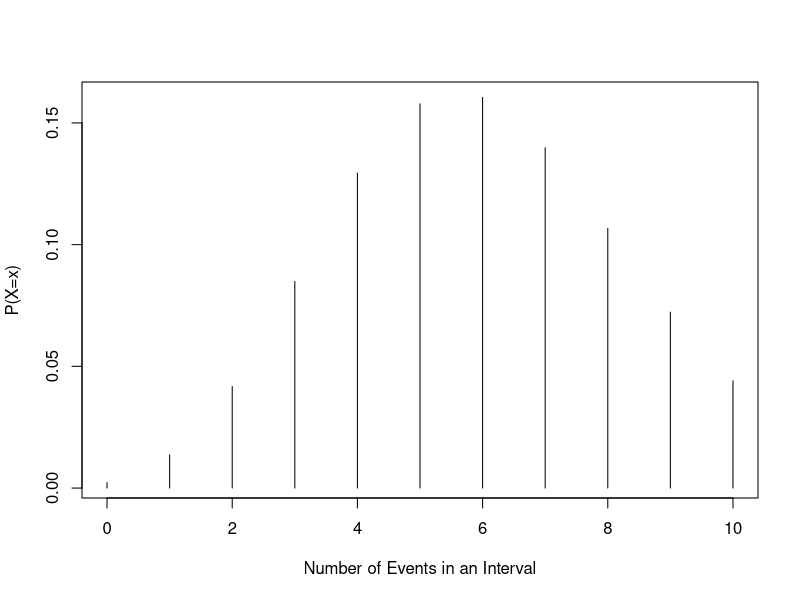
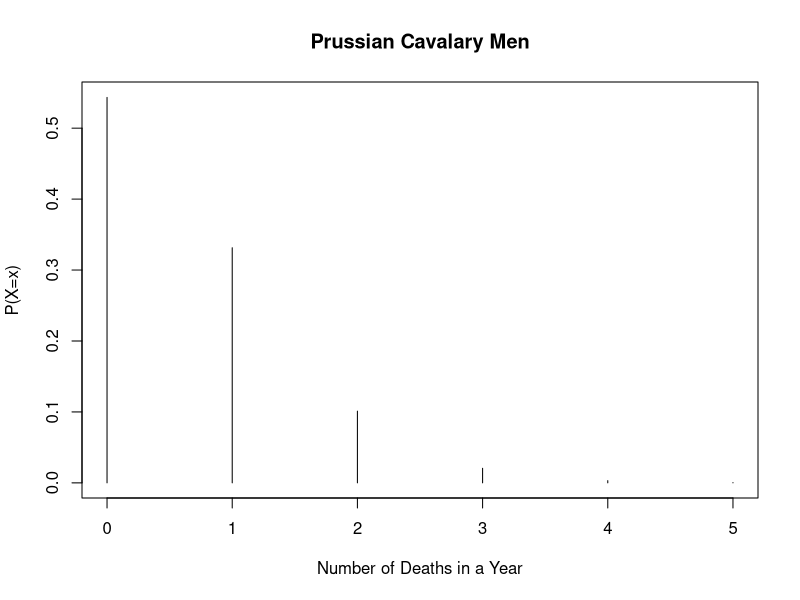
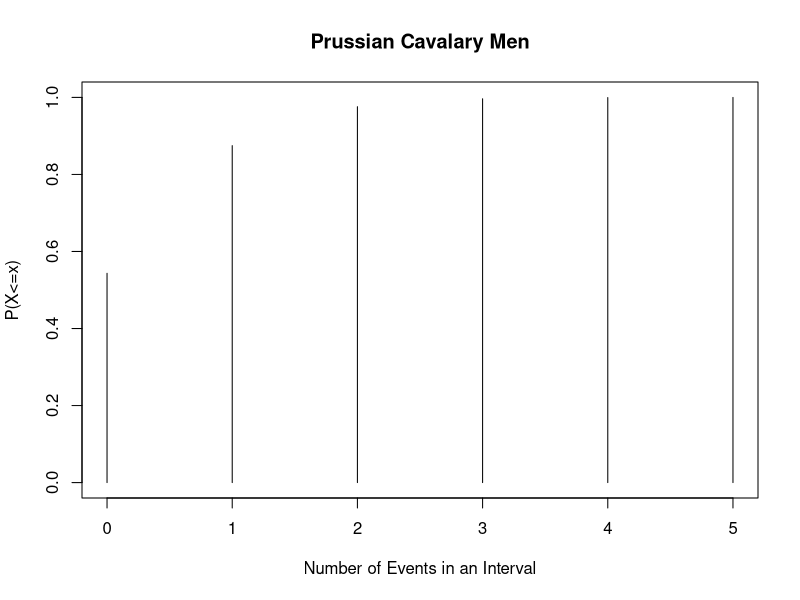
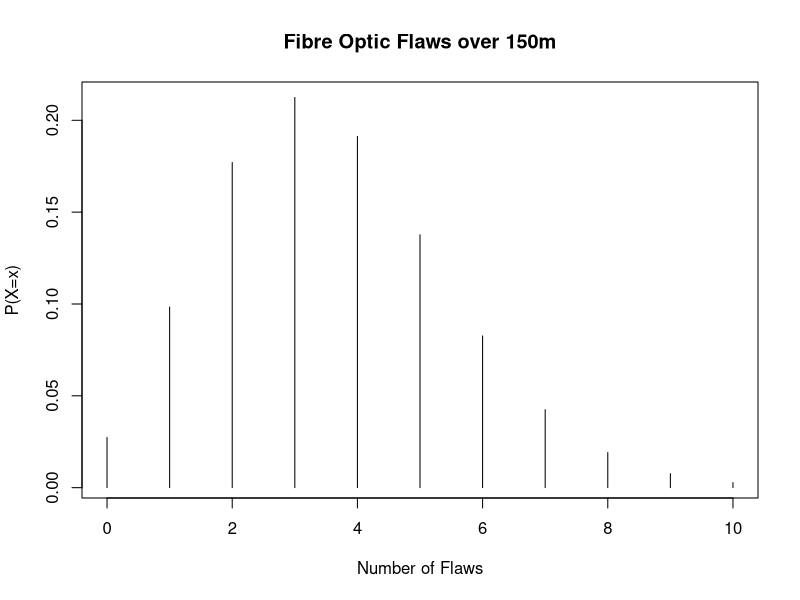
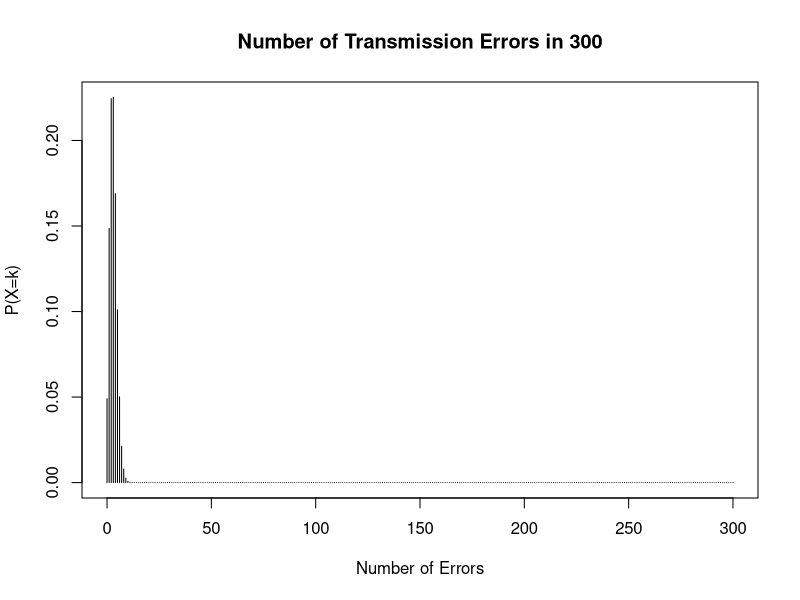
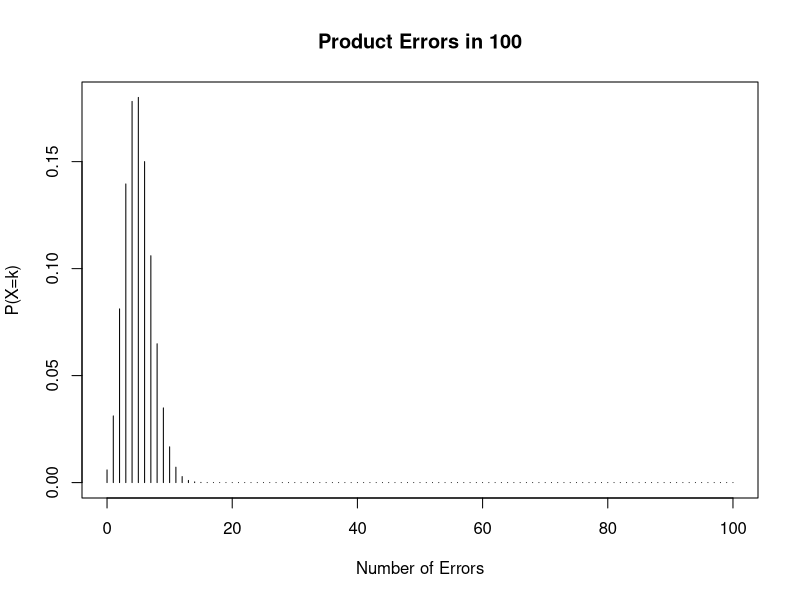
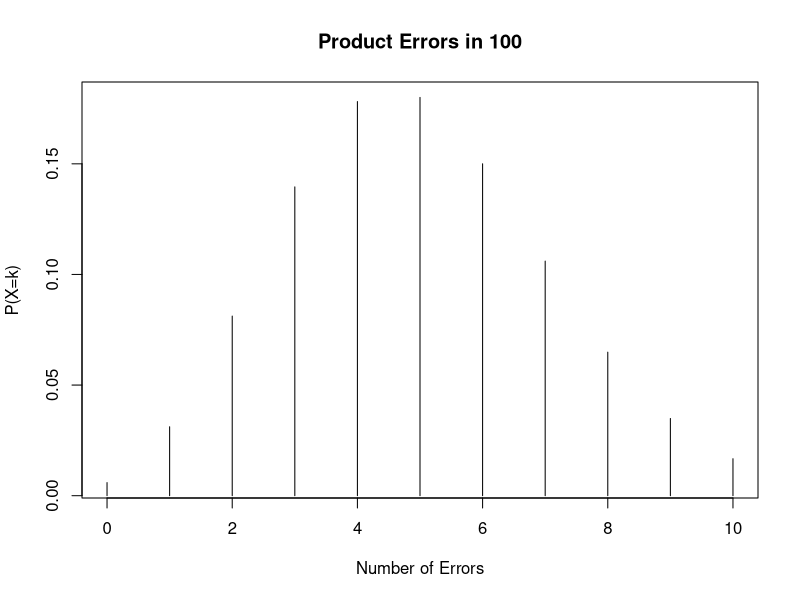
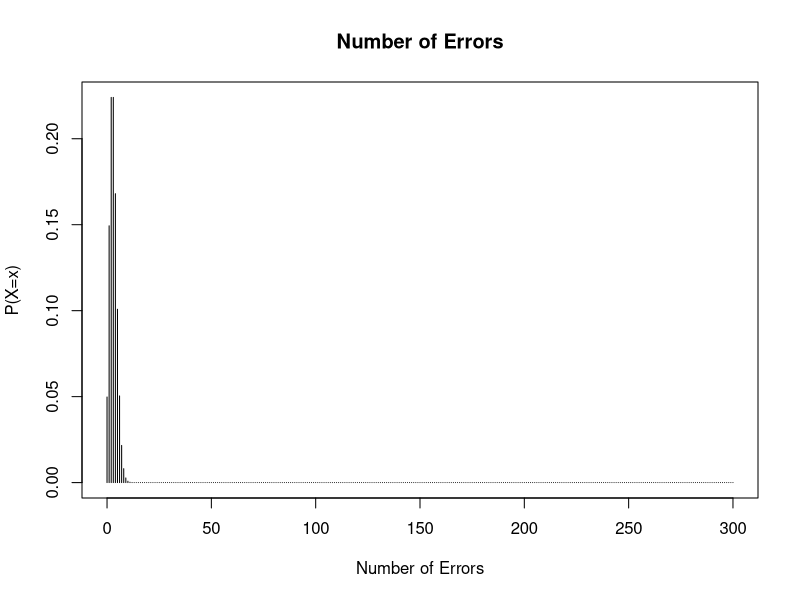

Recreate these plots in R, in order.
## ---- chunk 1
# Poisson Distribution

x<- 0:10
plot(x,dpois(x,6.1), xlab="Number of Events in an Interval",ylab="P(X=x)",type="h")

plot(0:5,dpois(0:5,0.61), xlab="Number of Deaths in a Year",ylab="P(X=x)",type="h", main="Prussian Cavalary Men")

plot(0:5,ppois(0:5,0.61), xlab="Number of Events in an Interval",ylab="P(X<=x)",type="h", main="Prussian Cavalary Men",ylim=c(0,1))

plot(0:10,dpois(0:10,3.6), xlab="Number of Flaws",ylab="P(X=x)",type="h", main="Fibre Optic Flaws over 150m")


plot(0:300,dbinom(0:300,300,0.01), xlab="Number of Errors",ylab="P(X=k)",type="h", main="Number of Transmission Errors in 300")

plot(0:100,dbinom(0:100,100,0.05), xlab="Number of Errors",ylab="P(X=k)",type="h", main="Product Errors in 100")
plot(0:10,dbinom(0:10,100,0.05), xlab="Number of Errors",ylab="P(X=k)",type="h", main="Product Errors in 100")


plot(0:300,dpois(0:300,3), xlab="Number of Errors",ylab="P(X=x)",type="h", main="Number of Errors")


